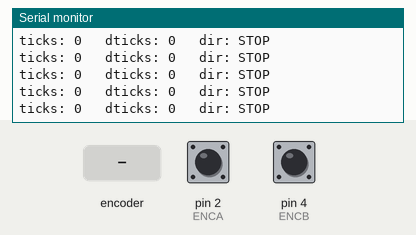
A sketch run on a simulated Arduino Uno, built with avr-gcc and run on an emulated ATmega328P. Shown: the last lines printed to the serial monitor. Inputs (shaded band) come from the test bench; at power-on: pin 2 (ENCA) HIGH, pin 4 (ENCB) HIGH.

Above: at 1.2 s.
1.3 s: rotary encoder on pin 2 (ENCA) / pin 4 (ENCB) turned 1 step (first pin leading)
At 1.56 s:
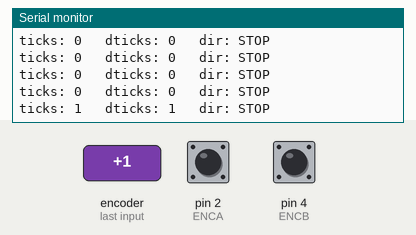
3.0 s: rotary encoder on pin 2 (ENCA) / pin 4 (ENCB) turned 1 step (first pin leading)
At 3.37 s:
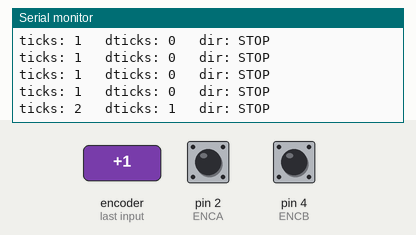
Timing chart, 0 to 6.0 s (numbered marks = the images above; inputs shaded):
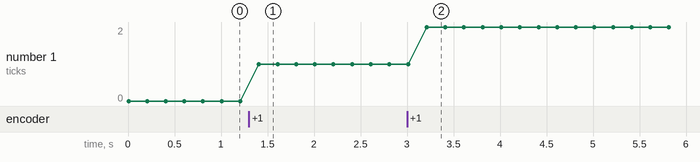

The sketch:

lab6_task2_direction.ino
```cpp
/*
 * Task 2: Direction Detection with External Motor Power
 * Mechatronics Lab, Session 6 - University of Tehran
 *
 * Power the motor directly from 12 V and swap its leads to reverse it.
 * Every 200 ms the sketch prints the tick count, the change since the last
 * print, and the direction inferred from the sign of that change.
 *
 * Wiring:
 *   Encoder A -> D2 (INT0), Encoder B -> D4, Encoder VCC -> 3.3 V
 */

#define ENCA 2
#define ENCB 4

volatile long ticks = 0;
volatile uint32_t lastISRmicros = 0;
const uint32_t minEdgeUs = 50;  // Debounce threshold (us)

long lastTicks = 0;
String direction = "STOP";

void isrEncA() {
  uint32_t now = micros();
  if (now - lastISRmicros < minEdgeUs) return;
  lastISRmicros = now;

  bool b = digitalRead(ENCB);
  long step = b ? -1 : 1;
  ticks += step;
}

void setup() {
  Serial.begin(115200);
  Serial.println("Task 2: Direction Detection");
  Serial.println("Apply 12V to motor. Swap motor leads to reverse direction.");

  pinMode(ENCA, INPUT_PULLUP);
  pinMode(ENCB, INPUT_PULLUP);
  attachInterrupt(digitalPinToInterrupt(ENCA), isrEncA, RISING);
}

void loop() {
  // Atomic copy of the counter
  noInterrupts();
  long currentTicks = ticks;
  interrupts();

  // Tick change since the last sample (velocity proxy)
  long dticks = currentTicks - lastTicks;
  lastTicks = currentTicks;

  // Direction from the sign of the change (+/-10 tick dead band)
  if (dticks > 10) direction = "FWD";
  else if (dticks < -10) direction = "REV";
  else direction = "STOP";

  Serial.print("ticks: ");
  Serial.print(currentTicks);
  Serial.print("\t dticks: ");
  Serial.print(dticks);
  Serial.print("\t dir: ");
  Serial.println(direction);

  delay(200);  // 200 ms sampling interval
}
```

Measured:
- after the input at 1.3 s, the serial monitor: prints a new line after 0.11 s (image 1)
- after the input at 3.0 s, the serial monitor: prints a new line after 0.21 s (image 2)
- plotted number 1: 0 → 1 after the input at 1.3 s
